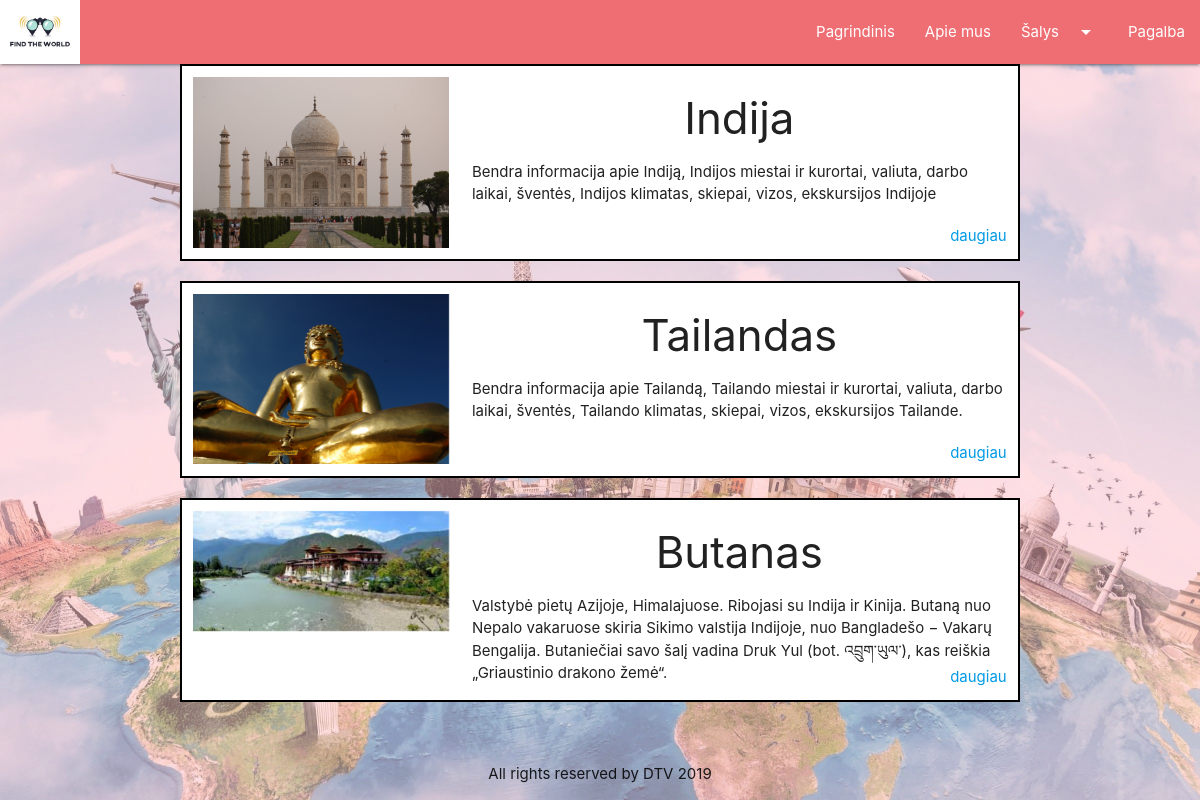
The page /bendras.php on the database its author committed.
### tables this page shows
CREATE TABLE Country (
	ID int NOT NULL AUTO_INCREMENT,
	Name varchar(50) NOT NULL,
	Summary Text NOT NULL,
	Description Text NOT NULL,
	Foto varchar(50) NOT NULL,
	PRIMARY KEY (ID)
);

### bendras.php (the view, shortened to what this page needs)
<!DOCTYPE html>
<html>
<head>
	<?php include 'header.php';?>
</head>
<body>
	<?php include "menu.php"; ?>
	<div class="container">
		<?php
		$servername = "localhost";
		$username = "root";
		$password = "";
		$dbname = "DTV_DB";
		$conn = mysqli_connect($servername, $username, $password, $dbname);
		mysqli_set_charset($conn,"utf8");
		$sql = "SELECT id, Name, Summary, Foto FROM Country";
		$result = mysqli_query($conn, $sql);
		if (mysqli_num_rows($result) > 0) {
			while($row = mysqli_fetch_assoc($result)) {
				echo "<div class='row white tg-remelis'>";
				echo "<div class='col s12 l4 image-div'>";
				echo "<img class='responsive-img materialboxed tg-nuotrauka' src=". $row["Foto"]. ">";
				echo "</div>";
				echo "<div class='col s12 l8 '>";
				echo "<h3 class='center-align'>" . $row["Name"]. "</h3>";
				echo "<p>" . $row["Summary"] . "</p> ";
				echo "<a class='bottom-right' href=sablonas.php?salis=". $row["Name"]. ">daugiau</a>";
				echo "</div>";
				echo "</div>";
			}
		}
		?>
</div>
<?php include 'footer.php'; ?>
</body>
</html>

### header.php (shortened to what this page needs)
<link rel="stylesheet" href="https://cdnjs.cloudflare.com/ajax/libs/materialize/1.0.0/css/materialize.min.css">
<link rel="stylesheet" type="text/css" href="styles/style.css">
<link href="//netdna.bootstrapcdn.com/font-awesome/3.2.1/css/font-awesome.css" rel="stylesheet">

### menu.php (shortened to what this page needs)
<nav class="navigacija">
  <div class="nav-wrapper">
    <a href="pagrindinis.php" class="brand-logo"><img class="brand-logo" src="images/logo2.jpg"> </a>
    <ul class="right hide-on-med-and-down">
      <li><a href="pagrindinis.php">Pagrindinis</a></li>
      <li><a href="apie.php">Apie mus</a></li>
      <li><a class="dropdown-trigger" href="#!" data-target="dropdown1">Šalys<i class="material-icons right">arrow_drop_down</i></a></li>
      <li><a href="https://www.lotustravel.lt">Pagalba</a></li>
    </ul>
  </div>
</nav>

### footer.php (shortened to what this page needs)
<div class="reliatyvus">
<p class="center-align">All rights reserved by DTV 2019</p>
</div>

### styles/style.css (style rules this page uses)
* { box-sizing: border-box; }
.brand-logo { position: relative; height: 100%; }
.tg-nuotrauka { width: 100%; }
.tg-remelis { position: relative; border: 2px solid black; background-color: rgba(255,255,255,0.63); }
.navigacija { position: relative; }
.container { position: relative; min-height: calc(100vh - 52px - 64px); overflow: hidden; }
.row .image-div { padding-top: 0.75rem; padding-bottom: 0.75rem; }
.bottom-right { position: absolute; right: 0.75rem; bottom: 0.75rem; }
.reliatyvus { position: relative; }
.dk-conteiner h1, h3 { text-align: center; }

### rows shown on the page
country: Foto (picture), Name "Indija", Summary "Bendra informacija apie Indiją, Indijos miestai ir kurortai, valiuta, darbo laikai, šventės, Indijos klimatas, skiepai, vizos, ekskursijos Indijoje"
country: Foto (picture), Name "Tailandas", Summary "Bendra informacija apie Tailandą, Tailando miestai ir kurortai, valiuta, darbo laikai, šventės, Tailando klimatas, skiepai, vizos, ekskursijos Tailande."
country: Foto (picture), Name "Butanas", Summary "Valstybė pietų Azijoje, Himalajuose. Ribojasi su Indija ir Kinija. Butaną nuo Nepalo vakaruose skiria Sikimo valstija Indijoje, nuo Bangladešo − Vakarų Bengalija. Butaniečiai savo šalį vadina Druk Yul (bot. འབྲུག་ཡུལ་), kas reiškia „Griaustinio drakono žemė“."
